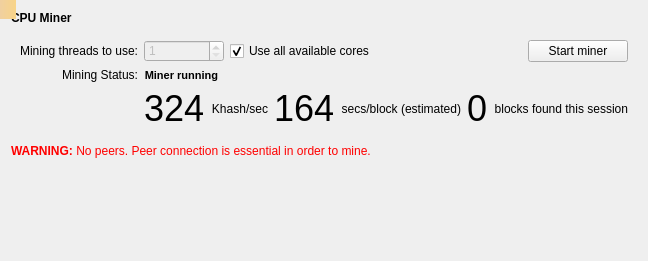
<?xml version="1.0" encoding="UTF-8"?>
<ui version="4.0">
 <class>MiningPage</class>
 <widget class="QWidget" name="MiningPage">
  <property name="geometry">
   <rect>
    <x>0</x>
    <y>0</y>
    <width>637</width>
    <height>261</height>
   </rect>
  </property>
  <property name="windowTitle">
   <string>Form</string>
  </property>
  <layout class="QVBoxLayout" name="verticalLayout">
   <item>
    <widget class="QLabel" name="miningtitle">
     <property name="font">
      <font>
       <weight>75</weight>
       <bold>true</bold>
      </font>
     </property>
     <property name="text">
      <string>CPU Miner</string>
     </property>
    </widget>
   </item>
   <item>
    <widget class="QFrame" name="miningForm">
     <property name="sizePolicy">
      <sizepolicy hsizetype="Preferred" vsizetype="Fixed">
       <horstretch>0</horstretch>
       <verstretch>0</verstretch>
      </sizepolicy>
     </property>
     <property name="minimumSize">
      <size>
       <width>0</width>
       <height>100</height>
      </size>
     </property>
     <property name="frameShape">
      <enum>QFrame::NoFrame</enum>
     </property>
     <property name="frameShadow">
      <enum>QFrame::Plain</enum>
     </property>
     <layout class="QFormLayout" name="formLayout_2">
      <property name="labelAlignment">
       <set>Qt::AlignRight|Qt::AlignTrailing|Qt::AlignVCenter</set>
      </property>
      <item row="0" column="0">
       <widget class="QLabel" name="threadCountLabel">
        <property name="text">
         <string>Mining threads to use:</string>
        </property>
        <property name="alignment">
         <set>Qt::AlignRight|Qt::AlignTrailing|Qt::AlignVCenter</set>
        </property>
       </widget>
      </item>
      <item row="0" column="1">
       <layout class="QHBoxLayout" name="horizontalLayout_8">
        <item>
         <widget class="QSpinBox" name="threadCountSpinner">
          <property name="enabled">
           <bool>false</bool>
          </property>
          <property name="minimumSize">
           <size>
            <width>80</width>
            <height>20</height>
           </size>
          </property>
          <property name="minimum">
           <number>1</number>
          </property>
          <property name="maximum">
           <number>9999999</number>
          </property>
         </widget>
        </item>
        <item>
         <widget class="QCheckBox" name="useAllCoresCheckbox">
          <property name="sizePolicy">
           <sizepolicy hsizetype="Fixed" vsizetype="Fixed">
            <horstretch>0</horstretch>
            <verstretch>0</verstretch>
           </sizepolicy>
          </property>
          <property name="maximumSize">
           <size>
            <width>1000</width>
            <height>16777215</height>
           </size>
          </property>
          <property name="focusPolicy">
           <enum>Qt::StrongFocus</enum>
          </property>
          <property name="toolTip">
           <string>If ticked, all available cores will be used to mine.</string>
          </property>
          <property name="text">
           <string>Use all available cores</string>
          </property>
          <property name="checked">
           <bool>true</bool>
          </property>
         </widget>
        </item>
        <item>
         <spacer name="horizontalSpacer_8">
          <property name="orientation">
           <enum>Qt::Horizontal</enum>
          </property>
          <property name="sizeHint" stdset="0">
           <size>
            <width>0</width>
            <height>0</height>
           </size>
          </property>
         </spacer>
        </item>
        <item>
         <widget class="QPushButton" name="toggleMiningButton">
          <property name="minimumSize">
           <size>
            <width>100</width>
            <height>0</height>
           </size>
          </property>
          <property name="toolTip">
           <string>Toggle mining on/off.</string>
          </property>
          <property name="text">
           <string>Start miner</string>
          </property>
          <property name="icon">
           <iconset resource="../ring.qrc">
            <normaloff>:/icons/mining</normaloff>:/icons/mining</iconset>
          </property>
         </widget>
        </item>
       </layout>
      </item>
      <item row="1" column="0">
       <widget class="QLabel" name="threadCountLabel_2">
        <property name="text">
         <string>Mining Status:</string>
        </property>
        <property name="alignment">
         <set>Qt::AlignRight|Qt::AlignTrailing|Qt::AlignVCenter</set>
        </property>
       </widget>
      </item>
      <item row="2" column="1">
       <layout class="QHBoxLayout" name="horizontalLayout_10">
        <item>
         <widget class="QLabel" name="hashRateDisplayLabel">
          <property name="styleSheet">
           <string notr="true">font-size: 36px;</string>
          </property>
          <property name="text">
           <string>324</string>
          </property>
         </widget>
        </item>
        <item>
         <widget class="QLabel" name="threadCountLabel_3">
          <property name="text">
           <string>Khash/sec</string>
          </property>
          <property name="alignment">
           <set>Qt::AlignRight|Qt::AlignTrailing|Qt::AlignVCenter</set>
          </property>
         </widget>
        </item>
        <item>
         <widget class="QLabel" name="timeToSolveDisplayLabel">
          <property name="styleSheet">
           <string notr="true">font-size: 36px;</string>
          </property>
          <property name="text">
           <string>164</string>
          </property>
         </widget>
        </item>
        <item>
         <widget class="QLabel" name="threadCountLabel_8">
          <property name="text">
           <string>secs/block (estimated)</string>
          </property>
          <property name="alignment">
           <set>Qt::AlignRight|Qt::AlignTrailing|Qt::AlignVCenter</set>
          </property>
         </widget>
        </item>
        <item>
         <widget class="QLabel" name="blocksFoundLabel">
          <property name="styleSheet">
           <string notr="true">font-size: 36px;</string>
          </property>
          <property name="text">
           <string>0</string>
          </property>
         </widget>
        </item>
        <item>
         <widget class="QLabel" name="threadCountLabel_5">
          <property name="text">
           <string>blocks found this session</string>
          </property>
          <property name="alignment">
           <set>Qt::AlignRight|Qt::AlignTrailing|Qt::AlignVCenter</set>
          </property>
         </widget>
        </item>
        <item>
         <spacer name="horizontalSpacer_10">
          <property name="orientation">
           <enum>Qt::Horizontal</enum>
          </property>
          <property name="sizeHint" stdset="0">
           <size>
            <width>0</width>
            <height>0</height>
           </size>
          </property>
         </spacer>
        </item>
       </layout>
      </item>
      <item row="1" column="1">
       <layout class="QHBoxLayout" name="horizontalLayout_14">
        <item>
         <widget class="QLabel" name="miningStatusLabel">
          <property name="font">
           <font>
            <pointsize>8</pointsize>
            <weight>75</weight>
            <bold>true</bold>
           </font>
          </property>
          <property name="text">
           <string>Miner running</string>
          </property>
          <property name="alignment">
           <set>Qt::AlignRight|Qt::AlignTrailing|Qt::AlignVCenter</set>
          </property>
         </widget>
        </item>
        <item>
         <spacer name="horizontalSpacer_14">
          <property name="orientation">
           <enum>Qt::Horizontal</enum>
          </property>
          <property name="sizeHint" stdset="0">
           <size>
            <width>0</width>
            <height>0</height>
           </size>
          </property>
         </spacer>
        </item>
       </layout>
      </item>
     </layout>
    </widget>
   </item>
   <item>
    <widget class="QLabel" name="networkWarningLabel">
     <property name="styleSheet">
      <string notr="true">color: rgb(255, 0, 0);font-size:12px;</string>
     </property>
     <property name="text">
      <string>&lt;b&gt;WARNING:&lt;/b&gt; No peers. Peer connection is essential in order to mine.</string>
     </property>
    </widget>
   </item>
   <item>
    <spacer name="verticalSpacer">
     <property name="orientation">
      <enum>Qt::Vertical</enum>
     </property>
     <property name="sizeHint" stdset="0">
      <size>
       <width>20</width>
       <height>40</height>
      </size>
     </property>
    </spacer>
   </item>
  </layout>
  <widget class="QLabel" name="labelAlerts">
   <property name="geometry">
    <rect>
     <x>0</x>
     <y>0</y>
     <width>16</width>
     <height>19</height>
    </rect>
   </property>
   <property name="visible">
    <bool>false</bool>
   </property>
   <property name="styleSheet">
    <string notr="true">QLabel { background-color: qlineargradient(x1: 0, y1: 0, x2: 1, y2: 0, stop:0 #F0D0A0, stop:1 #F8D488); color:#000000; }</string>
   </property>
   <property name="wordWrap">
    <bool>true</bool>
   </property>
   <property name="margin">
    <number>3</number>
   </property>
   <property name="textInteractionFlags">
    <set>Qt::TextSelectableByMouse</set>
   </property>
  </widget>
 </widget>
 <resources>
  <include location="../ring.qrc"/>
 </resources>
 <connections/>
</ui>
